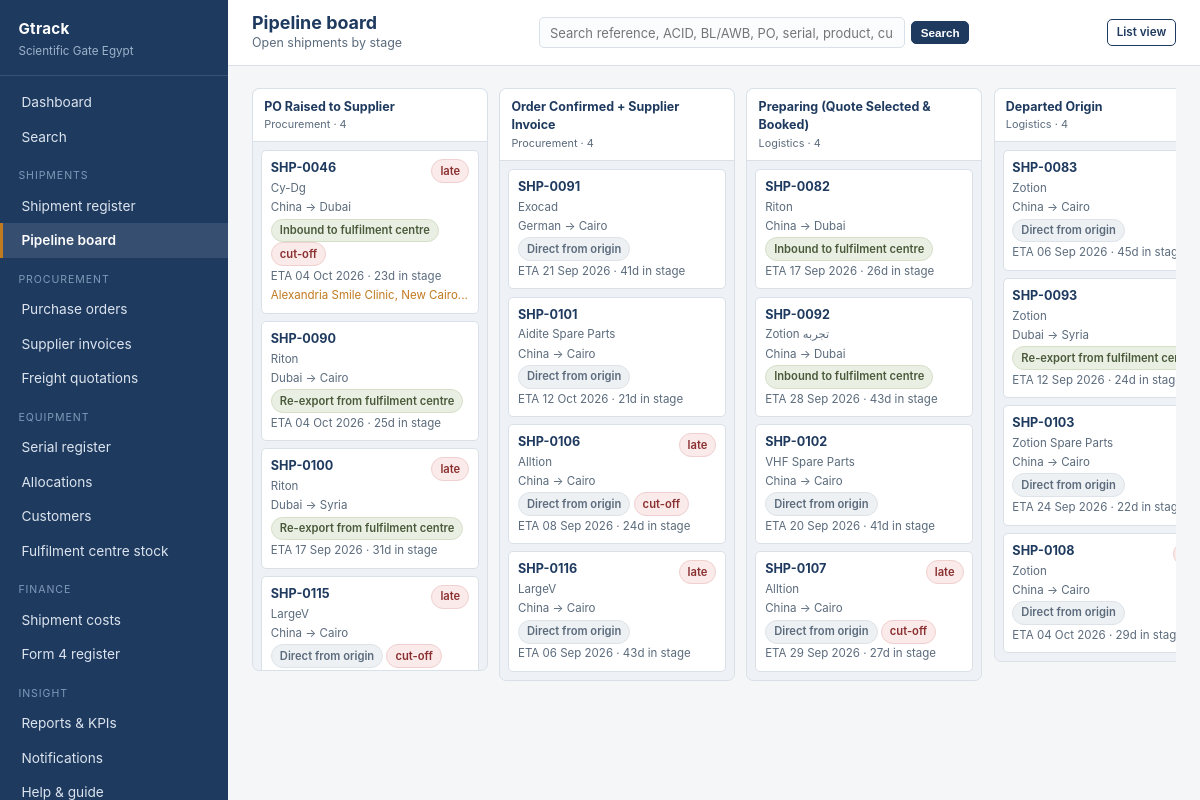
Page /shipments/board (signed in) on the committed database.
### app/models.py (models this page shows, shortened)
class User(UserMixin, db.Model):
    __tablename__ = "users"
    id = db.Column(db.Integer, primary_key=True)
    name = db.Column(db.String(120), nullable=False)
    email = db.Column(db.String(160), unique=True, nullable=False)
    password_hash = db.Column(db.String(256))
    role_id = db.Column(db.Integer, db.ForeignKey("roles.id"))
    phone = db.Column(db.String(40))
    language = db.Column(db.String(5), default="en")   # "en" or "ar"
    is_active_flag = db.Column(db.Boolean, default=True)
    last_login = db.Column(db.DateTime)
    created_at = db.Column(db.DateTime, default=datetime.utcnow)
    role = db.relationship("Role", back_populates="users")
    customers = db.relationship("Customer", back_populates="sales_owner")
    @property
    def is_active(self):
        return bool(self.is_active_flag)
    def can(self, perm):
        return bool(self.role and self.role.has(perm))

class Shipment(db.Model):
    __tablename__ = "shipments"
    id = db.Column(db.Integer, primary_key=True)
    reference_no = db.Column(db.String(40), unique=True, nullable=False)
    po_id = db.Column(db.Integer, db.ForeignKey("purchase_orders.id"))
    direction = db.Column(db.String(30), default="Import")
    supplier_id = db.Column(db.Integer, db.ForeignKey("suppliers.id"))
    exporter_id = db.Column(db.Integer, db.ForeignKey("suppliers.id"))
    brand_id = db.Column(db.Integer, db.ForeignKey("brands.id"))
    consignee_id = db.Column(db.Integer, db.ForeignKey("consignee_entities.id"))
    customs_broker_id = db.Column(db.Integer, db.ForeignKey("customs_brokers.id"))
    origin = db.Column(db.String(120))
    destination = db.Column(db.String(120))
    from_location_id = db.Column(db.Integer, db.ForeignKey("locations.id"))
    to_location_id = db.Column(db.Integer, db.ForeignKey("locations.id"))
    route_type = db.Column(db.String(30), default="direct")
    pickup_address = db.Column(db.String(400))
    mode = db.Column(db.String(20))
    service_type = db.Column(db.String(20))
    container_size = db.Column(db.String(30))
    forwarder_id = db.Column(db.Integer, db.ForeignKey("carriers.id"))
    express_carrier_id = db.Column(db.Integer, db.ForeignKey("carriers.id"))
    acid_number = db.Column(db.String(60))
    bl_awb_no = db.Column(db.String(80))
    bl_type = db.Column(db.String(20))
    incoterm = db.Column(db.String(20))
    payment_terms = db.Column(db.String(40))
    gross_weight_kg = db.Column(db.Float)
    chargeable_weight_kg = db.Column(db.Float)
    measurement_cbm = db.Column(db.Float)
    description = db.Column(db.String(500))
    cut_off_date = db.Column(db.Date)
    etd = db.Column(db.Date)
    eta = db.Column(db.Date)
    ets = db.Column(db.Date)
    actual_departure = db.Column(db.Date)
    actual_arrival = db.Column(db.Date)
    clearance_date = db.Column(db.Date)
    warehouse_date = db.Column(db.Date)
    current_stage = db.Column(db.String(40), default=Stage.PO_RAISED)
    stage_entered_at = db.Column(db.Date, default=date.today)
    legacy_status = db.Column(db.String(80))
    remarks = db.Column(db.Text)
    customs_note = db.Column(db.Text)
    created_by_id = db.Column(db.Integer, db.ForeignKey("users.id"))
    created_at = db.Column(db.DateTime, default=datetime.utcnow)
    updated_at = db.Column(db.DateTime, default=datetime.utcnow, onupdate=datetime.utcnow)
    po = db.relationship("PurchaseOrder", back_populates="shipments")
    supplier = db.relationship("Supplier", foreign_keys=[supplier_id],
                               back_populates="shipments")
    exporter = db.relationship("Supplier", foreign_keys=[exporter_id],
                               back_populates="exported_shipments")
    customs_broker = db.relationship("CustomsBroker", back_populates="shipments")
    from_location = db.relationship("Location", foreign_keys=[from_location_id])
    to_location = db.relationship("Location", foreign_keys=[to_location_id])
    brand = db.relationship("Brand", back_populates="shipments")
    consignee = db.relationship("ConsigneeEntity", back_populates="shipments")
    forwarder = db.relationship("Carrier", foreign_keys=[forwarder_id])
    express_carrier = db.relationship("Carrier", foreign_keys=[express_carrier_id])
    created_by = db.relationship("User")
    items = db.relationship("ShipmentItem", back_populates="shipment", cascade="all, delete-orphan")
    status_history = db.relationship("StatusHistory", back_populates="shipment",
                                     cascade="all, delete-orphan", order_by="StatusHistory.event_date")
    documents = db.relationship("Document", back_populates="shipment", cascade="all, delete-orphan")
    costs = db.relationship("CostLine", back_populates="shipment", cascade="all, delete-orphan")
    comments = db.relationship("Comment", back_populates="shipment", cascade="all, delete-orphan")
    quotations = db.relationship("FreightQuotation", back_populates="shipment", cascade="all, delete-orphan")
    supplier_invoices = db.relationship("SupplierInvoice", back_populates="shipment")
    banking_records = db.relationship("BankRegistration", back_populates="shipment",
                                      cascade="all, delete-orphan")
    notifications = db.relationship("NotificationLog", back_populates="shipment", cascade="all, delete-orphan")
    @property
    def route_label(self):
        from .i18n import t
        return t(dict(ROUTE_TYPES).get(self.route_type, self.route_type or "—"))
    @property
    def is_hub_leg(self):
        return self.route_type in ("inbound_hub", "reexport_hub")
    @property
    def cut_off_missed(self):
        if not self.cut_off_date or self.actual_departure:
            return False
        return self.cut_off_date < date.today()
    @property
    def is_open(self):
        return self.current_stage not in Stage.TERMINAL
    @property
    def days_in_stage(self):
        if not self.stage_entered_at:
            return 0
        return max(0, (date.today() - self.stage_entered_at).days)
    @property
    def is_delayed(self):
        if not self.eta or not self.is_open:
            return False
        if self.actual_arrival:
            return False
        return self.eta < date.today() and Stage.index(self.current_stage) < Stage.index(Stage.ARRIVED)
    @property
    def allocations(self):
        out = []
        for item in self.items:
            out.extend(item.allocations)
        return out
    @property
    def allocated_customers(self):
        seen, out = set(), []
        for a in self.allocations:
            if a.customer and a.customer.id not in seen:
                seen.add(a.customer.id)
                out.append(a.customer)
        return out

class Brand(db.Model):
    __tablename__ = "brands"
    id = db.Column(db.Integer, primary_key=True)
    brand_name = db.Column(db.String(120), nullable=False)
    category = db.Column(db.String(60))  # equipment / spare_part / consumable / software
    notes = db.Column(db.String(300))
    shipments = db.relationship("Shipment", back_populates="brand")

### app/views/shipments.py (the view)
@bp.route("/board")
@login_required
def board():
    recent_cutoff = date.today() - timedelta(days=45)
    all_shipments = visible_shipments(Shipment.query).all()
    shipments = []
    for s in all_shipments:
        if s.is_open:
            shipments.append(s)
        elif s.current_stage in (Stage.WAREHOUSE, Stage.INSTALLATION):
            landed = s.warehouse_date or s.stage_entered_at
            if landed and landed >= recent_cutoff:
                shipments.append(s)
    columns = []
    for code in Stage.ORDER:
        items = [s for s in shipments if s.current_stage == code]
        columns.append(dict(code=code, label=Stage.label(code),
                            owner=Stage.OWNERS.get(code, "—"), shipments=items))
    return render_template("shipments/board.html", columns=columns)

### app/templates/shipments/board.html
{% extends "base.html" %}
{% block heading %}{{ t("Pipeline board") }}{% endblock %}
{% block crumb %}{{ t("Open shipments by stage") }}{% endblock %}
{% block actions %}
  <a class="btn ghost sm" href="{{ url_for('shipments.index') }}">{{ t("List view") }}</a>
{% endblock %}
{% block content %}
<div class="board">
  {% for col in columns %}
    <div class="col">
      <div class="col-head">
        <div class="t">{{ col.label }}</div>
        <div class="m">{{ col.owner }} · {{ col.shipments | length }}</div>
      </div>
      <div class="col-body">
        {% for s in col.shipments %}
          <a class="mini" href="{{ url_for('shipments.detail', shipment_id=s.id) }}" style="display:block">
            <div class="r">{{ s.reference_no }}
              {% if s.is_delayed %}<span class="pill red" style="float:right">late</span>{% endif %}
            </div>
            <div class="d">{{ s.brand.brand_name if s.brand else '—' }}</div>
            <div class="d">{{ s.origin or '—' }} → {{ s.destination or '—' }}</div>
            <div class="d">
              <span class="pill {{ 'olive' if s.is_hub_leg else 'grey' }}">{{ s.route_label }}</span>
              {% if s.cut_off_missed %}<span class="pill red">{{ t("cut-off") }}</span>{% endif %}
            </div>
            <div class="d">
              ETA {{ s.eta | shortdate }} · {{ s.days_in_stage }}d in stage
            </div>
            {% if s.allocated_customers %}
              <div class="d" style="color:var(--amber)">
                {{ s.allocated_customers | map(attribute='customer_name') | join(', ') | truncate(38) }}
              </div>
            {% endif %}
          </a>
        {% else %}
          <div class="tiny muted" style="padding:.4rem">—</div>
        {% endfor %}
      </div>
    </div>
  {% endfor %}
</div>
{% endblock %}

### app/templates/base.html (shortened to what this page needs)
<!doctype html>
<html lang="{{ locale }}" dir="{{ direction }}">
<head>
  <link rel="stylesheet" href="{{ url_for('static', filename='style.css') }}">
</head>
<body>
<div class="shell">
  <aside class="sidebar">
    <div class="brand">
      <div class="co">{{ app_name }}</div>
      <div class="sub">{{ org_name }}</div>
    </div>
    <nav class="nav">
      <a href="{{ url_for('dashboard.index') }}" class="{{ 'active' if (request.endpoint or '') == 'dashboard.index' }}">{{ t("Dashboard") }}</a>
      <a href="{{ url_for('search.index') }}" class="{{ 'active' if (request.endpoint or '') == 'search.index' }}">{{ t("Search") }}</a>
      <div class="group">{{ t("Shipments") }}</div>
      <a href="{{ url_for('shipments.index') }}" class="{{ 'active' if (request.endpoint or '') == 'shipments.index' }}">{{ t("Shipment register") }}</a>
      <a href="{{ url_for('shipments.board') }}" class="{{ 'active' if (request.endpoint or '') == 'shipments.board' }}">{{ t("Pipeline board") }}</a>
      {% if current_user.can('view_all') %}
      <div class="group">{{ t("Procurement") }}</div>
      <a href="{{ url_for('purchase_orders.index') }}" class="{{ 'active' if 'purchase_orders' in (request.endpoint or '') }}">{{ t("Purchase orders") }}</a>
      <a href="{{ url_for('finance.invoices') }}" class="{{ 'active' if (request.endpoint or '') == 'finance.invoices' }}">{{ t("Supplier invoices") }}</a>
      <a href="{{ url_for('finance.quotations') }}" class="{{ 'active' if (request.endpoint or '') == 'finance.quotations' }}">{{ t("Freight quotations") }}</a>
      {% endif %}
      <div class="group">{{ t("Equipment") }}</div>
      <a href="{{ url_for('assets.index') }}" class="{{ 'active' if (request.endpoint or '') == 'assets.index' }}">{{ t("Serial register") }}</a>
      <a href="{{ url_for('assets.allocations') }}" class="{{ 'active' if (request.endpoint or '') == 'assets.allocations' }}">{{ t("Allocations") }}</a>
      <a href="{{ url_for('assets.customers') }}" class="{{ 'active' if (request.endpoint or '') == 'assets.customers' }}">{{ t("Customers") }}</a>
      {% if current_user.can('view_all') %}
      <a href="{{ url_for('assets.hub_stock') }}" class="{{ 'active' if (request.endpoint or '') == 'assets.hub_stock' }}">{{ t("Fulfilment centre stock") }}</a>
      {% endif %}
      {% if current_user.can('view_all') or current_user.can('edit_cost') %}
      <div class="group">{{ t("Finance") }}</div>
      <a href="{{ url_for('finance.costs') }}" class="{{ 'active' if (request.endpoint or '') == 'finance.costs' }}">{{ t("Shipment costs") }}</a>
      <a href="{{ url_for('finance.bank_registrations') }}" class="{{ 'active' if (request.endpoint or '') == 'finance.bank_registrations' }}">{{ t("Form 4 register") }}</a>
      {% endif %}
      <div class="group">{{ t("Insight") }}</div>
      {% if current_user.can('view_reports') %}
      <a href="{{ url_for('reports.index') }}" class="{{ 'active' if (request.endpoint or '') == 'reports.index' }}">{{ t("Reports & KPIs") }}</a>
      {% endif %}
      <a href="{{ url_for('admin.notifications') }}" class="{{ 'active' if (request.endpoint or '') == 'admin.notifications' }}">{{ t("Notifications") }}</a>
      <a href="{{ url_for('help.index') }}" class="{{ 'active' if (request.endpoint or '') == 'help.index' }}">{{ t("Help & guide") }}</a>
    </nav>
  </aside>
  <div class="main">
    <div class="topbar">
      <div style="min-width:0">
        <h1 style="font-size:1.12rem;margin:0">{% block heading %}{% endblock %}</h1>
        <div class="crumb">{% block crumb %}{% endblock %}</div>
      </div>
      <form method="get" action="{{ url_for('search.index') }}" class="topsearch">
        <input type="text" name="q" value="{{ request.args.get('q', '') if (request.endpoint or '') == 'search.index' }}"
               placeholder="{{ t('Search reference, ACID, BL/AWB, PO, serial, product, customer…') }}"
               aria-label="{{ t('Search') }}">
        <button class="btn sm" type="submit">{{ t("Search") }}</button>
      </form>
      <div class="btn-row">{% block actions %}{% endblock %}</div>
    </div>
    <div class="content">
      {% block content %}{% endblock %}
    </div>
  </div>
</div>
</body>
</html>

### rows in the picture
User: is_active_flag+language "Dashboard", is_active_flag+language "Search", is_active_flag+language "SHIPMENTS", is_active_flag+language "Shipment register", is_active_flag+language "Pipeline board", is_active_flag+language "PROCUREMENT", is_active_flag+language "Purchase orders", is_active_flag+language "Supplier invoices", is_active_flag+language "Freight quotations", is_active_flag+language "EQUIPMENT", is_active_flag+language "Serial register", is_active_flag+language "Allocations", is_active_flag+language "Customers", is_active_flag+language "Fulfilment centre stock", is_active_flag+language "FINANCE", is_active_flag+language "Shipment costs", is_active_flag+language "Form 4 register", is_active_flag+language "INSIGHT", is_active_flag+language "Reports & KPIs", is_active_flag+language "Notifications", is_active_flag+language "Help & guide", is_active_flag+language "Open shipments by stage", q "Search reference, ACID, BL/AWB, PO, serial, product, customer…", is_active_flag+language "List view", is_active_flag+language "cut-off"
Shipment: reference_no "SHP-0046", current_stage "late", brand "Cy-Dg", origin "China", destination "Dubai", route_label "Inbound to fulfilment centre", eta|shortdate "04 Oct 2026", days_in_stage "23", allocated_customers|map "Alexandria Smile Clinic, New Cairo..."
Shipment: reference_no "SHP-0090", brand "Riton", origin "Dubai", destination "Cairo", route_label "Re-export from fulfilment centre", eta|shortdate "04 Oct 2026", days_in_stage "25"
Shipment: reference_no "SHP-0100", current_stage "late", brand "Riton", origin "Dubai", destination "Syria", route_label "Re-export from fulfilment centre", eta|shortdate "17 Sep 2026", days_in_stage "31"
Shipment: reference_no "SHP-0115", eta "late", brand "LargeV", origin "China", destination "Cairo", route_label "Direct from origin"
Shipment: reference_no "SHP-0091", brand "Exocad", origin "German", destination "Cairo", route_label "Direct from origin", eta|shortdate "21 Sep 2026", days_in_stage "41"
Shipment: reference_no "SHP-0101", brand "Aidite Spare Parts", origin "China", destination "Cairo", route_label "Direct from origin", eta|shortdate "12 Oct 2026", days_in_stage "21"
Shipment: reference_no "SHP-0106", current_stage "late", brand "Alltion", origin "China", destination "Cairo", route_label "Direct from origin", eta|shortdate "08 Sep 2026", days_in_stage "24"
Shipment: reference_no "SHP-0116", current_stage "late", brand "LargeV", origin "China", destination "Cairo", route_label "Direct from origin", eta|shortdate "06 Sep 2026", days_in_stage "43"
Shipment: reference_no "SHP-0082", brand "Riton", origin "China", destination "Dubai", route_label "Inbound to fulfilment centre", eta|shortdate "17 Sep 2026", days_in_stage "26"
Shipment: reference_no "SHP-0092", brand "Zotion تجربه", origin "China", destination "Dubai", route_label "Inbound to fulfilment centre", eta|shortdate "28 Sep 2026", days_in_stage "43"
Shipment: reference_no "SHP-0102", brand "VHF Spare Parts", origin "China", destination "Cairo", route_label "Direct from origin", eta|shortdate "20 Sep 2026", days_in_stage "41"
Shipment: reference_no "SHP-0107", current_stage "late", brand "Alltion", origin "China", destination "Cairo", route_label "Direct from origin", eta|shortdate "29 Sep 2026", days_in_stage "27"
Shipment: reference_no "SHP-0083", brand "Zotion", origin "China", destination "Cairo", route_label "Direct from origin", eta|shortdate "06 Sep 2026", days_in_stage "45"
Shipment: reference_no "SHP-0093", brand "Zotion", origin "Dubai", destination "Syria", route_label "Re-export from fulfilment…", eta|shortdate "12 Sep 2026", days_in_stage "24"
Shipment: reference_no "SHP-0103", brand "Zotion Spare Parts", origin "China", destination "Cairo", route_label "Direct from origin", eta|shortdate "24 Sep 2026", days_in_stage "22"
Shipment: reference_no "SHP-0108", brand "Zotion", origin "China", destination "Cairo", route_label "Direct from origin", eta|shortdate "04 Oct 2026", days_in_stage "29"

### other values in the picture
{{ app_name }} "Gtrack"
{{ org_name }} "Scientific Gate Egypt"
{{ col.label }} "PO Raised to Supplier" "Order Confirmed + Supplier Invoice" "Preparing (Quote Selected & Booked)" "Departed Origin"
{{ col.owner }} "Procurement" "Procurement" "Logistics" "Logistics"
{{ col.shipments | length }} "4" "4" "4" "4"
